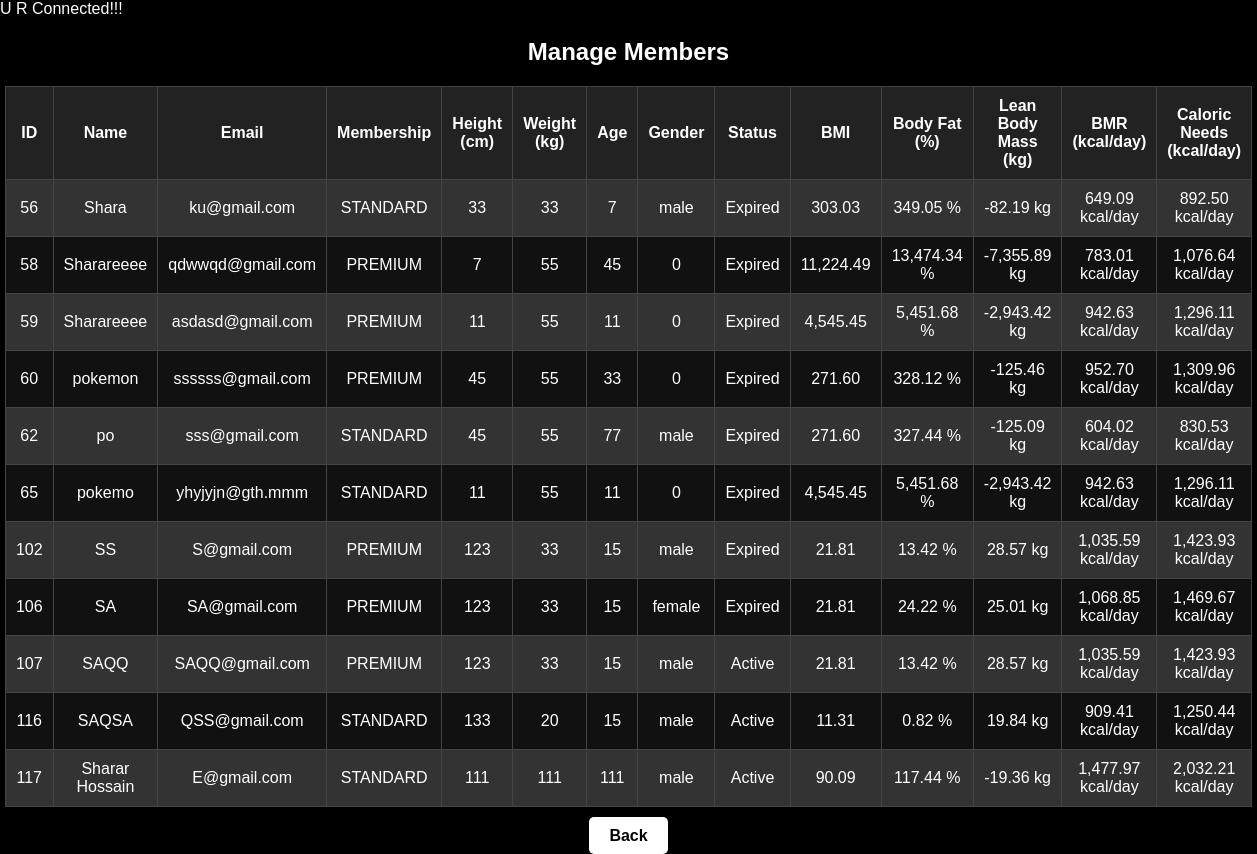
/Member_Info.php, run on the app's committed database.
### tables this page shows
CREATE TABLE `members` (
  `Member_id` int(10) NOT NULL,
  `Name` varchar(200) NOT NULL,
  `Email` varchar(20) NOT NULL,
  `Password` varchar(20) NOT NULL,
  `Height` float NOT NULL,
  `Weight` float NOT NULL,
  `Age` int(3) NOT NULL,
  `Gender` varchar(100) NOT NULL,
  `Membership` varchar(10) NOT NULL,
  `Facilities` varchar(200) NOT NULL,
  `PaymentMethod` varchar(50) NOT NULL,
  `ExpirationDate` date DEFAULT NULL,
  `Phone` varchar(15) DEFAULT NULL,
  `Address` varchar(50) DEFAULT NULL,
  `payment_amount` varchar(10) DEFAULT NULL
);

### Member_Info.php (the view, shortened to what this page needs)
<?php include 'GYM-DBMS.php'; ?>
<!DOCTYPE html>
<html lang="en">
<head>
</head>
<body>
    <header>
        <h2>Manage Members</h2>
        <table>
            <tr>
                <th>ID</th>
                <th>Name</th>
                <th>Email</th>
                <th>Membership</th>
                <th>Height (cm)</th>
                <th>Weight (kg)</th>
                <th>Age</th>
                <th>Gender</th>
                <th>Status</th>
                <th>BMI</th>
                <th>Body Fat (%)</th>
                <th>Lean Body Mass (kg)</th>
                <th>BMR (kcal/day)</th>
                <th>Caloric Needs (kcal/day)</th>
            </tr>
            <?php
            $result = $conn->query("SELECT * FROM members");
            while ($row = $result->fetch_assoc()) {
                $weight = $row['Weight'];
                $height = $row['Height'] / 100;
                $age = $row['Age'];
                $gender = strtolower($row['Gender']);
                $bmi = $weight / ($height * $height);
                if ($gender === 'male') {
                    $bodyFatPercentage = (1.20 * $bmi) + (0.23 * $age) - 16.2;
                } else {
                    $bodyFatPercentage = (1.20 * $bmi) + (0.23 * $age) - 5.4;
                }
                $leanBodyMass = $weight * (1 - ($bodyFatPercentage / 100));
                if ($gender === 'male') {
                    $bmr = 88.362 + (13.397 * $weight) + (4.799 * $row['Height']) - (5.677 * $age);
                } else {
                    $bmr = 447.593 + (9.247 * $weight) + (3.098 * $row['Height']) - (4.330 * $age);
                }
                $caloricNeeds = $bmr * 1.375;
                $currentDate = date('Y-m-d');
                $expirationDate = $row['ExpirationDate'];
                $status = ($currentDate > $expirationDate) ? 'Expired' : 'Active';
                echo "<tr>
                        <td>{$row['Member_id']}</td>
                        <td>{$row['Name']}</td>
                        <td>{$row['Email']}</td>
                        <td>{$row['Membership']}</td>
                        <td>{$row['Height']}</td>
                        <td>{$row['Weight']}</td>
                        <td>{$row['Age']}</td>
                        <td>{$row['Gender']}</td>
                        <td>{$status}</td>
                        <td>" . number_format($bmi, 2) . "</td>
                        <td>" . number_format($bodyFatPercentage, 2) . " %</td>
                        <td>" . number_format($leanBodyMass, 2) . " kg</td>
                        <td>" . number_format($bmr, 2) . " kcal/day</td>
                        <td>" . number_format($caloricNeeds, 2) . " kcal/day</td>
                    </tr>";
            }
            ?>
        </table>
        <div style="text-align: center; margin-top: 20px;">
            <a href="employee_dashboard.php" class="logout-btn">Back</a>
        </div>
    </header>
</body>
</html>

### Member_Info.php (style rules this page uses)
body { background-color: #000; color: #fff; font-family: Arial, sans-serif; margin: 0; padding: 0; }
h2 { text-align: center; color: #fff; margin-top: 20px; }
table { width: 90%; margin: 20px auto; border-collapse: collapse; background-color: #111; color: #fff; }
table th, table td { border: 1px solid #444; padding: 10px; text-align: center; }
table th { background-color: #222; color: #fff; }
table tr:nth-child(even) { background-color: #333; }
.logout-btn { text-decoration: none; color: #000; background-color: #fff; padding: 10px 20px; border-radius: 5px; font-weight: bold; }

### data on the page
members: Member_id "56", Name "Shara", Email "ku@gmail.com", Membership "STANDARD", Height "33", Weight "33", Age "7", Gender "male", bmi "303.03", bodyFatPercentage "349.05", leanBodyMass "-82.19", bmr "649.09", caloricNeeds "892.50"
members: Member_id "58", Name "Sharareeee", Email "qdwwqd@gmail.com", Membership "PREMIUM", Height "7", Weight "55", Age "45", Gender "0", bmi "11,224.49", bodyFatPercentage "13,474.34", leanBodyMass "-7,355.89", bmr "783.01", caloricNeeds "1,076.64"
members: Member_id "59", Name "Sharareeee", Email "asdasd@gmail.com", Membership "PREMIUM", Height "11", Weight "55", Age "11", Gender "0", bmi "4,545.45", bodyFatPercentage "5,451.68", leanBodyMass "-2,943.42", bmr "942.63", caloricNeeds "1,296.11"
members: Member_id "60", Name "pokemon", Email "ssssss@gmail.com", Membership "PREMIUM", Height "45", Weight "55", Age "33", Gender "0", bmi "271.60", bodyFatPercentage "328.12", leanBodyMass "-125.46", bmr "952.70", caloricNeeds "1,309.96"
members: Member_id "62", Name "po", Email "sss@gmail.com", Membership "STANDARD", Height "45", Weight "55", Age "77", Gender "male", bmi "271.60", bodyFatPercentage "327.44", leanBodyMass "-125.09", bmr "604.02", caloricNeeds "830.53"
members: Member_id "65", Name "pokemo", Email "yhyjyjn@gth.mmm", Membership "STANDARD", Height "11", Weight "55", Age "11", Gender "0", bmi "4,545.45", bodyFatPercentage "5,451.68", leanBodyMass "-2,943.42", bmr "942.63", caloricNeeds "1,296.11"
members: Member_id "102", Name "SS", Email "S@gmail.com", Membership "PREMIUM", Height "123", Weight "33", Age "15", Gender "male", bmi "21.81", bodyFatPercentage "13.42", leanBodyMass "28.57", bmr "1,035.59", caloricNeeds "1,423.93"
members: Member_id "106", Name "SA", Email "SA@gmail.com", Membership "PREMIUM", Height "123", Weight "33", Age "15", Gender "female", bmi "21.81", bodyFatPercentage "24.22", leanBodyMass "25.01", bmr "1,068.85", caloricNeeds "1,469.67"
members: Member_id "107", Name "SAQQ", Email "SAQQ@gmail.com", Membership "PREMIUM", Height "123", Weight "33", Age "15", Gender "male", bmi "21.81", bodyFatPercentage "13.42", leanBodyMass "28.57", bmr "1,035.59", caloricNeeds "1,423.93"
members: Member_id "116", Name "SAQSA", Email "QSS@gmail.com", Membership "STANDARD", Height "133", Weight "20", Age "15", Gender "male", bmi "11.31", bodyFatPercentage "0.82", leanBodyMass "19.84", bmr "909.41", caloricNeeds "1,250.44"
members: Member_id "117", Name "Sharar Hossain", Email "E@gmail.com", Membership "STANDARD", Height "111", Weight "111", Age "111", Gender "male", bmi "90.09", bodyFatPercentage "117.44", leanBodyMass "-19.36", bmr "1,477.97", caloricNeeds "2,032.21"
